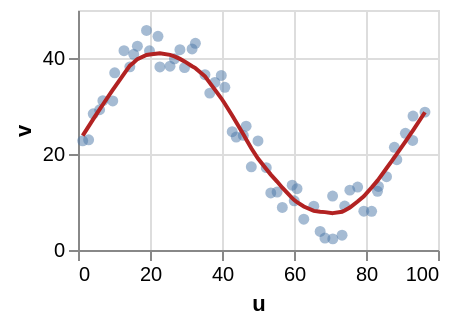

The Vega-Lite source for this figure:
### Vega-Lite specification from a JSON file in a GitHub repository (floating-point values rounded to 4 significant figures)
{"description": "A locally-weighted regression drawn over the points it was fitted to. The curve is a claim about the data, so it is compared against the reference's own smoother rather than eyeballed.", "width": 180, "height": 120, "data": {"values": [{"u": 1.31, "v": 22.74}, {"u": 2.95, "v": 22.96}, {"u": 4.233, "v": 28.37}, {"u": 6.005, "v": 29.22}, {"u": 6.913, "v": 31.11}, {"u": 9.651, "v": 31.05}, {"u": 10.2, "v": 36.92}, {"u": 12.78, "v": 41.52}, {"u": 14.4, "v": 38.15}, {"u": 15.48, "v": 40.78}, {"u": 16.5, "v": 42.47}, {"u": 19.03, "v": 45.73}, {"u": 19.86, "v": 41.5}, {"u": 22.22, "v": 44.52}, {"u": 22.75, "v": 38.14}, {"u": 25.57, "v": 38.29}, {"u": 26.8, "v": 39.83}, {"u": 28.31, "v": 41.73}, {"u": 29.59, "v": 38.01}, {"u": 31.69, "v": 41.88}, {"u": 32.61, "v": 43.06}, {"u": 35.27, "v": 36.53}, {"u": 36.61, "v": 32.69}, {"u": 38.02, "v": 34.9}, {"u": 39.8, "v": 36.37}, {"u": 40.79, "v": 33.9}, {"u": 42.84, "v": 24.65}, {"u": 43.95, "v": 23.53}, {"u": 45.92, "v": 23.88}, {"u": 46.7, "v": 25.78}, {"u": 48.14, "v": 17.34}, {"u": 49.99, "v": 22.72}, {"u": 52.3, "v": 17.16}, {"u": 53.55, "v": 11.88}, {"u": 55.31, "v": 12.08}, {"u": 56.75, "v": 8.87}, {"u": 59.49, "v": 13.51}, {"u": 60.07, "v": 10.25}, {"u": 60.84, "v": 12.76}, {"u": 62.72, "v": 6.419}, {"u": 65.5, "v": 9.123}, {"u": 67.26, "v": 3.868}, {"u": 68.6, "v": 2.489}, {"u": 70.78, "v": 2.313}, {"u": 70.72, "v": 11.23}, {"u": 73.35, "v": 3.092}, {"u": 74.08, "v": 9.165}, {"u": 75.52, "v": 12.47}, {"u": 77.68, "v": 13.12}, {"u": 79.4, "v": 8.082}, {"u": 81.56, "v": 8.062}, {"u": 83.19, "v": 12.23}, {"u": 83.46, "v": 13.25}, {"u": 85.7, "v": 15.28}, {"u": 87.88, "v": 21.4}, {"u": 88.56, "v": 18.8}, {"u": 90.94, "v": 24.3}, {"u": 92.96, "v": 22.83}, {"u": 93.07, "v": 27.91}, {"u": 96.38, "v": 28.73}]}, "layer": [{"mark": {"type": "point", "filled": true, "opacity": 0.5}, "encoding": {"x": {"field": "u", "type": "quantitative"}, "y": {"field": "v", "type": "quantitative"}}}, {"mark": {"type": "line", "color": "firebrick"}, "transform": [{"loess": "v", "on": "u"}], "encoding": {"x": {"field": "u", "type": "quantitative"}, "y": {"field": "v", "type": "quantitative"}}}]}
